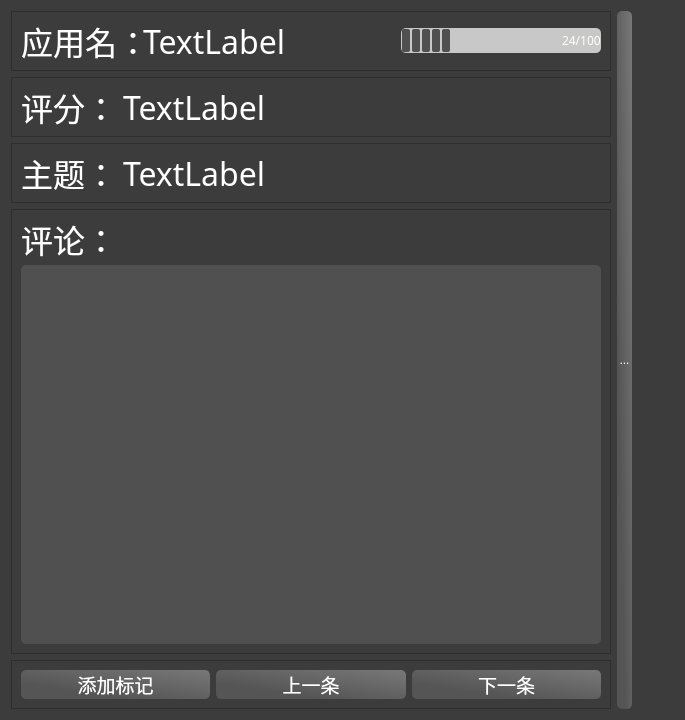
<?xml version="1.0" encoding="UTF-8"?>
<ui version="4.0">
 <class>CommentWidget</class>
 <widget class="QWidget" name="CommentWidget">
  <property name="geometry">
   <rect>
    <x>0</x>
    <y>0</y>
    <width>685</width>
    <height>720</height>
   </rect>
  </property>
  <property name="sizePolicy">
   <sizepolicy hsizetype="Fixed" vsizetype="Fixed">
    <horstretch>0</horstretch>
    <verstretch>0</verstretch>
   </sizepolicy>
  </property>
  <property name="windowTitle">
   <string>标注</string>
  </property>
  <property name="windowIcon">
   <iconset resource="../Resource/image.qrc">
    <normaloff>:/img/icon.png</normaloff>:/img/icon.png</iconset>
  </property>
  <property name="styleSheet">
   <string notr="true">QWidget{
	background-color: rgb(60, 60, 60);
	color: rgb(255, 255, 255);
}</string>
  </property>
  <layout class="QGridLayout" name="gridLayout_2">
   <item row="4" column="0">
    <widget class="QFrame" name="frame_Btn">
     <property name="minimumSize">
      <size>
       <width>600</width>
       <height>40</height>
      </size>
     </property>
     <property name="maximumSize">
      <size>
       <width>1080</width>
       <height>60</height>
      </size>
     </property>
     <property name="frameShape">
      <enum>QFrame::StyledPanel</enum>
     </property>
     <property name="frameShadow">
      <enum>QFrame::Raised</enum>
     </property>
     <layout class="QHBoxLayout" name="horizontalLayout_4">
      <item>
       <widget class="QPushButton" name="btn_Note">
        <property name="font">
         <font>
          <family>微软雅黑 Light</family>
          <pointsize>14</pointsize>
         </font>
        </property>
        <property name="styleSheet">
         <string notr="true">QPushButton{
background-color: qlineargradient(spread:repeat, x1:0, y1:1, x2:1, y2:0, stop:0.272727 rgba(85, 85, 85, 255), stop:1 rgba(120, 120, 120, 255));
border-color: rgb(100, 100, 100);
color: rgb(255, 255, 255);
border:2px;
border-radius:5px;
}
QPushButton:hover {
   background-color: qlineargradient(spread:repeat, x1:0, y1:1, x2:1, y2:0, stop:0.272727 rgba(120, 120, 120, 255), stop:1 rgba(85, 85, 85, 255));
}
QPushButton:pressed {
    padding-left: 5px;
    padding-top: 5px;
    background-color: rgb(120, 120, 120);
}
QPushButton:disabled {
    background-color: rgb(85, 85, 85);
}</string>
        </property>
        <property name="text">
         <string>添加标记</string>
        </property>
       </widget>
      </item>
      <item>
       <widget class="QPushButton" name="btn_Last">
        <property name="font">
         <font>
          <family>微软雅黑 Light</family>
          <pointsize>14</pointsize>
         </font>
        </property>
        <property name="styleSheet">
         <string notr="true">QPushButton{
background-color: qlineargradient(spread:repeat, x1:0, y1:1, x2:1, y2:0, stop:0.272727 rgba(85, 85, 85, 255), stop:1 rgba(120, 120, 120, 255));
border-color: rgb(100, 100, 100);
color: rgb(255, 255, 255);
border:2px;
border-radius:5px;
}
QPushButton:hover {
   background-color: qlineargradient(spread:repeat, x1:0, y1:1, x2:1, y2:0, stop:0.272727 rgba(120, 120, 120, 255), stop:1 rgba(85, 85, 85, 255));
}
QPushButton:pressed {
    padding-left: 5px;
    padding-top: 5px;
    background-color: rgb(120, 120, 120);
}
QPushButton:disabled {
    background-color: rgb(85, 85, 85);
}</string>
        </property>
        <property name="text">
         <string>上一条</string>
        </property>
       </widget>
      </item>
      <item>
       <widget class="QPushButton" name="btn_Next">
        <property name="font">
         <font>
          <family>微软雅黑 Light</family>
          <pointsize>14</pointsize>
         </font>
        </property>
        <property name="styleSheet">
         <string notr="true">QPushButton{
background-color: qlineargradient(spread:repeat, x1:0, y1:1, x2:1, y2:0, stop:0.272727 rgba(85, 85, 85, 255), stop:1 rgba(120, 120, 120, 255));
border-color: rgb(100, 100, 100);
color: rgb(255, 255, 255);
border:2px;
border-radius:5px;
}
QPushButton:hover {
   background-color: qlineargradient(spread:repeat, x1:0, y1:1, x2:1, y2:0, stop:0.272727 rgba(120, 120, 120, 255), stop:1 rgba(85, 85, 85, 255));
}
QPushButton:pressed {
    padding-left: 5px;
    padding-top: 5px;
    background-color: rgb(120, 120, 120);
}
QPushButton:disabled {
    background-color: rgb(85, 85, 85);
}</string>
        </property>
        <property name="text">
         <string>下一条</string>
        </property>
       </widget>
      </item>
     </layout>
    </widget>
   </item>
   <item row="3" column="0">
    <widget class="QFrame" name="frame_CMT">
     <property name="minimumSize">
      <size>
       <width>600</width>
       <height>0</height>
      </size>
     </property>
     <property name="maximumSize">
      <size>
       <width>1080</width>
       <height>16777215</height>
      </size>
     </property>
     <property name="frameShape">
      <enum>QFrame::StyledPanel</enum>
     </property>
     <property name="frameShadow">
      <enum>QFrame::Raised</enum>
     </property>
     <layout class="QGridLayout" name="gridLayout">
      <item row="0" column="0">
       <widget class="QLabel" name="label_CMT">
        <property name="maximumSize">
         <size>
          <width>116</width>
          <height>40</height>
         </size>
        </property>
        <property name="font">
         <font>
          <family>微软雅黑 Light</family>
          <pointsize>24</pointsize>
         </font>
        </property>
        <property name="text">
         <string>评论：</string>
        </property>
       </widget>
      </item>
      <item row="1" column="0">
       <widget class="QTextBrowser" name="textBrowser_Comment">
        <property name="font">
         <font>
          <family>微软雅黑 Light</family>
          <pointsize>14</pointsize>
         </font>
        </property>
        <property name="styleSheet">
         <string notr="true">background-color: rgb(80, 80, 80);
border-color: rgb(100, 100, 100);
color: rgb(255, 255, 255);
border:2px;
border-radius:5px;</string>
        </property>
       </widget>
      </item>
     </layout>
    </widget>
   </item>
   <item row="0" column="0">
    <widget class="QFrame" name="frame_AppName">
     <property name="minimumSize">
      <size>
       <width>600</width>
       <height>40</height>
      </size>
     </property>
     <property name="maximumSize">
      <size>
       <width>1080</width>
       <height>60</height>
      </size>
     </property>
     <property name="frameShape">
      <enum>QFrame::StyledPanel</enum>
     </property>
     <property name="frameShadow">
      <enum>QFrame::Raised</enum>
     </property>
     <layout class="QHBoxLayout" name="horizontalLayout">
      <item>
       <widget class="QLabel" name="label_AppName">
        <property name="maximumSize">
         <size>
          <width>116</width>
          <height>40</height>
         </size>
        </property>
        <property name="font">
         <font>
          <family>微软雅黑 Light</family>
          <pointsize>24</pointsize>
         </font>
        </property>
        <property name="text">
         <string>应用名：</string>
        </property>
       </widget>
      </item>
      <item>
       <widget class="QLabel" name="label_AppNameDisplay">
        <property name="font">
         <font>
          <family>微软雅黑 Light</family>
          <pointsize>24</pointsize>
         </font>
        </property>
        <property name="text">
         <string>TextLabel</string>
        </property>
       </widget>
      </item>
      <item>
       <spacer name="horizontalSpacer_4">
        <property name="orientation">
         <enum>Qt::Horizontal</enum>
        </property>
        <property name="sizeHint" stdset="0">
         <size>
          <width>40</width>
          <height>20</height>
         </size>
        </property>
       </spacer>
      </item>
      <item>
       <widget class="QProgressBar" name="progressBar">
        <property name="minimumSize">
         <size>
          <width>200</width>
          <height>0</height>
         </size>
        </property>
        <property name="font">
         <font>
          <family>微软雅黑 Light</family>
         </font>
        </property>
        <property name="styleSheet">
         <string notr="true">QProgressBar{
	background: rgb(200, 200, 200);
	text-align: right;
	color: rgb(255,255,250);
	border-radius:5px;
}
QProgressBar::chunk{
	border-radius:2px;
	background-color:rgb(80, 80, 80);
	width:8px;
	margin: 0.5px;
}</string>
        </property>
        <property name="value">
         <number>24</number>
        </property>
        <property name="textVisible">
         <bool>true</bool>
        </property>
        <property name="format">
         <string>%v/%m</string>
        </property>
       </widget>
      </item>
     </layout>
    </widget>
   </item>
   <item row="2" column="0">
    <widget class="QFrame" name="frame_CMTTheme">
     <property name="minimumSize">
      <size>
       <width>600</width>
       <height>40</height>
      </size>
     </property>
     <property name="maximumSize">
      <size>
       <width>1080</width>
       <height>60</height>
      </size>
     </property>
     <property name="frameShape">
      <enum>QFrame::StyledPanel</enum>
     </property>
     <property name="frameShadow">
      <enum>QFrame::Raised</enum>
     </property>
     <layout class="QHBoxLayout" name="horizontalLayout_3">
      <item>
       <widget class="QLabel" name="label_CMTTheme">
        <property name="maximumSize">
         <size>
          <width>116</width>
          <height>40</height>
         </size>
        </property>
        <property name="font">
         <font>
          <family>微软雅黑 Light</family>
          <pointsize>24</pointsize>
         </font>
        </property>
        <property name="text">
         <string>主题：</string>
        </property>
       </widget>
      </item>
      <item>
       <widget class="QLabel" name="label_CMTThemeDisplay">
        <property name="maximumSize">
         <size>
          <width>16777215</width>
          <height>60</height>
         </size>
        </property>
        <property name="font">
         <font>
          <family>微软雅黑 Light</family>
          <pointsize>24</pointsize>
         </font>
        </property>
        <property name="text">
         <string>TextLabel</string>
        </property>
       </widget>
      </item>
      <item>
       <spacer name="horizontalSpacer_2">
        <property name="orientation">
         <enum>Qt::Horizontal</enum>
        </property>
        <property name="sizeHint" stdset="0">
         <size>
          <width>40</width>
          <height>20</height>
         </size>
        </property>
       </spacer>
      </item>
     </layout>
    </widget>
   </item>
   <item row="1" column="0">
    <widget class="QFrame" name="frame_AppValue">
     <property name="minimumSize">
      <size>
       <width>600</width>
       <height>40</height>
      </size>
     </property>
     <property name="maximumSize">
      <size>
       <width>1080</width>
       <height>60</height>
      </size>
     </property>
     <property name="frameShape">
      <enum>QFrame::StyledPanel</enum>
     </property>
     <property name="frameShadow">
      <enum>QFrame::Raised</enum>
     </property>
     <layout class="QHBoxLayout" name="horizontalLayout_2">
      <item>
       <widget class="QLabel" name="label_AppValue">
        <property name="maximumSize">
         <size>
          <width>116</width>
          <height>40</height>
         </size>
        </property>
        <property name="font">
         <font>
          <family>微软雅黑 Light</family>
          <pointsize>24</pointsize>
         </font>
        </property>
        <property name="text">
         <string>评分：</string>
        </property>
       </widget>
      </item>
      <item>
       <widget class="QLabel" name="label_AppValueDiaplay">
        <property name="font">
         <font>
          <family>微软雅黑 Light</family>
          <pointsize>24</pointsize>
         </font>
        </property>
        <property name="text">
         <string>TextLabel</string>
        </property>
       </widget>
      </item>
      <item>
       <spacer name="horizontalSpacer_3">
        <property name="orientation">
         <enum>Qt::Horizontal</enum>
        </property>
        <property name="sizeHint" stdset="0">
         <size>
          <width>40</width>
          <height>20</height>
         </size>
        </property>
       </spacer>
      </item>
     </layout>
    </widget>
   </item>
   <item row="0" column="2">
    <spacer name="horizontalSpacer">
     <property name="orientation">
      <enum>Qt::Horizontal</enum>
     </property>
     <property name="sizeType">
      <enum>QSizePolicy::Expanding</enum>
     </property>
     <property name="sizeHint" stdset="0">
      <size>
       <width>40</width>
       <height>20</height>
      </size>
     </property>
    </spacer>
   </item>
   <item row="0" column="1" rowspan="5">
    <widget class="QToolButton" name="toolButton">
     <property name="sizePolicy">
      <sizepolicy hsizetype="Minimum" vsizetype="Expanding">
       <horstretch>0</horstretch>
       <verstretch>0</verstretch>
      </sizepolicy>
     </property>
     <property name="maximumSize">
      <size>
       <width>15</width>
       <height>16777215</height>
      </size>
     </property>
     <property name="styleSheet">
      <string notr="true">QToolButton{
background-color: qlineargradient(spread:repeat, x1:0, y1:1, x2:1, y2:0, stop:0.272727 rgba(85, 85, 85, 255), stop:1 rgba(120, 120, 120, 255));
border-color: rgb(100, 100, 100);
color: rgb(255, 255, 255);
border:2px;
border-radius:5px;
}
QToolButton:hover {
   background-color: qlineargradient(spread:repeat, x1:0, y1:1, x2:1, y2:0, stop:0.272727 rgba(120, 120, 120, 255), stop:1 rgba(85, 85, 85, 255));
}
QToolButton:pressed {
    padding-left: 5px;
    padding-top: 5px;
    background-color: rgb(120, 120, 120);
}</string>
     </property>
     <property name="text">
      <string>...</string>
     </property>
    </widget>
   </item>
  </layout>
 </widget>
 <resources>
  <include location="../Resource/image.qrc"/>
 </resources>
 <connections/>
</ui>
